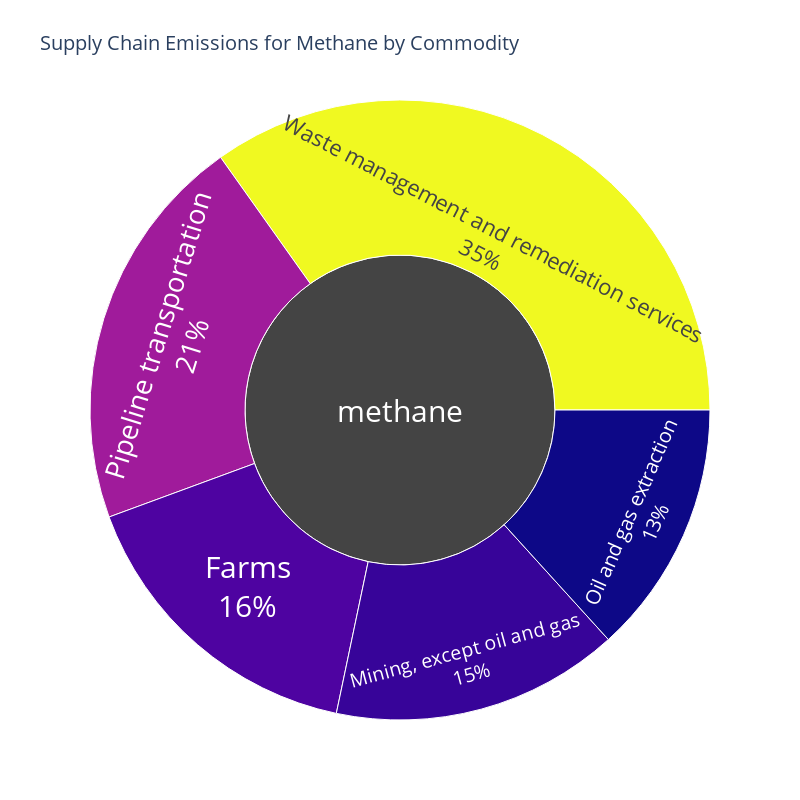

Notebook code for this chart:
### Code cell
plot_sunburst_for_substance('methane',substance_top_comm)

### Figure 1 — Plotly figure (JSON) as saved in the notebook; plotly's stock layout.template omitted (floating-point values rounded to 4 significant figures)
{"data": [{"branchvalues": "total", "labels": ["Waste management and remediation services", "Pipeline transportation", "Farms", "Mining, except oil and gas", "Oil and gas extraction"], "marker": {"colors": [0.357, 0.213, 0.165, 0.154, 0.136]}, "parents": ["methane", "methane", "methane", "methane", "methane"], "textfont": {"size": 30}, "textinfo": "label+percent entry", "type": "sunburst", "values": [0.357, 0.213, 0.165, 0.154, 0.136]}], "layout": {"height": 800, "title": {"font": {"size": 20}, "text": "Supply Chain Emissions for Methane by Commodity"}, "width": 800}}
